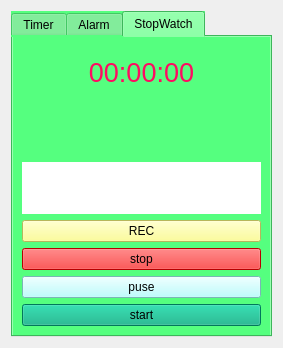
<?xml version="1.0" encoding="UTF-8"?>
<ui version="4.0">
 <class>Timmer</class>
 <widget class="QWidget" name="Timmer">
  <property name="geometry">
   <rect>
    <x>0</x>
    <y>0</y>
    <width>283</width>
    <height>348</height>
   </rect>
  </property>
  <property name="windowTitle">
   <string>Timmer</string>
  </property>
  <property name="styleSheet">
   <string notr="true">color: rgb(0, 0, 0);</string>
  </property>
  <layout class="QGridLayout" name="gridLayout_2">
   <item row="0" column="0">
    <widget class="QTabWidget" name="tabWidget">
     <property name="styleSheet">
      <string notr="true">background-color: rgb(85, 255, 127);</string>
     </property>
     <property name="currentIndex">
      <number>2</number>
     </property>
     <widget class="QWidget" name="tab">
      <attribute name="title">
       <string>Timer</string>
      </attribute>
      <layout class="QVBoxLayout" name="verticalLayout_3">
       <item>
        <widget class="QPushButton" name="btn_stop">
         <property name="styleSheet">
          <string notr="true">background-color: qlineargradient(spread:pad, x1:0, y1:0, x2:1, y2:0, stop:0 rgba(255, 178, 102, 255), stop:0.55 rgba(235, 148, 61, 255), stop:0.98 rgba(0, 0, 0, 255), stop:1 rgba(0, 0, 0, 0));</string>
         </property>
         <property name="text">
          <string>توقف</string>
         </property>
        </widget>
       </item>
       <item>
        <widget class="QPushButton" name="btn_pause">
         <property name="styleSheet">
          <string notr="true">background-color: rgb(170, 0, 255);
background-color: qconicalgradient(cx:0, cy:0, angle:135, stop:0 rgba(255, 255, 0, 69), stop:0.375 rgba(255, 255, 0, 69), stop:0.423533 rgba(251, 255, 0, 145), stop:0.45 rgba(247, 255, 0, 208), stop:0.477581 rgba(255, 244, 71, 130), stop:0.518717 rgba(255, 218, 71, 130), stop:0.55 rgba(255, 255, 0, 255), stop:0.57754 rgba(255, 203, 0, 130), stop:0.625 rgba(255, 255, 0, 69), stop:1 rgba(255, 255, 0, 69));</string>
         </property>
         <property name="text">
          <string>نگه داشتن</string>
         </property>
        </widget>
       </item>
       <item>
        <widget class="QLabel" name="label_STOP">
         <property name="styleSheet">
          <string notr="true">
background-color: rgb(255, 255, 255);</string>
         </property>
         <property name="text">
          <string/>
         </property>
        </widget>
       </item>
       <item>
        <widget class="QPushButton" name="btn_start">
         <property name="styleSheet">
          <string notr="true">background-color: rgb(0, 85, 0);
background-color: qlineargradient(spread:pad, x1:0, y1:0, x2:1, y2:0, stop:0 rgba(9, 41, 4, 255), stop:0.085 rgba(2, 79, 0, 255), stop:0.19 rgba(50, 147, 22, 255), stop:0.275 rgba(236, 191, 49, 255), stop:0.39 rgba(243, 61, 34, 255), stop:0.555 rgba(135, 81, 60, 255), stop:0.667 rgba(121, 75, 255, 255), stop:0.825 rgba(164, 255, 244, 255), stop:0.885 rgba(104, 222, 71, 255), stop:1 rgba(93, 128, 0, 255));</string>
         </property>
         <property name="text">
          <string>شروع</string>
         </property>
        </widget>
       </item>
       <item>
        <widget class="QSpinBox" name="SB_1">
         <property name="styleSheet">
          <string notr="true">background-color: rgb(255, 255, 255);</string>
         </property>
        </widget>
       </item>
       <item>
        <widget class="QSpinBox" name="SB_2">
         <property name="styleSheet">
          <string notr="true">background-color: rgb(255, 255, 255);</string>
         </property>
        </widget>
       </item>
       <item>
        <widget class="QSpinBox" name="SB_3">
         <property name="styleSheet">
          <string notr="true">background-color: rgb(255, 255, 255);</string>
         </property>
        </widget>
       </item>
      </layout>
     </widget>
     <widget class="QWidget" name="tab_2">
      <attribute name="title">
       <string>Alarm</string>
      </attribute>
      <layout class="QVBoxLayout" name="verticalLayout_2">
       <item>
        <widget class="QSpinBox" name="SB_h">
         <property name="styleSheet">
          <string notr="true">background-color: rgb(255, 255, 255);</string>
         </property>
        </widget>
       </item>
       <item>
        <widget class="QSpinBox" name="SB_m">
         <property name="styleSheet">
          <string notr="true">color: rgb(255, 255, 255);
background-color: rgb(255, 255, 255);</string>
         </property>
        </widget>
       </item>
       <item>
        <widget class="QPushButton" name="btn_Do_Alarm">
         <property name="styleSheet">
          <string notr="true">background-color: rgb(255, 255, 0);</string>
         </property>
         <property name="text">
          <string>زنگ هشدار</string>
         </property>
        </widget>
       </item>
      </layout>
     </widget>
     <widget class="QWidget" name="tab_3">
      <attribute name="title">
       <string>StopWatch</string>
      </attribute>
      <layout class="QVBoxLayout" name="verticalLayout">
       <item>
        <widget class="QLabel" name="lbl_stopwatch">
         <property name="font">
          <font>
           <family>Arial</family>
           <pointsize>20</pointsize>
          </font>
         </property>
         <property name="styleSheet">
          <string notr="true">color: rgb(255, 12, 97);
</string>
         </property>
         <property name="text">
          <string>00:00:00</string>
         </property>
         <property name="alignment">
          <set>Qt::AlignCenter</set>
         </property>
        </widget>
       </item>
       <item>
        <widget class="QWidget" name="widget" native="true">
         <widget class="QWidget" name="gridLayoutWidget">
          <property name="geometry">
           <rect>
            <x>30</x>
            <y>10</y>
            <width>171</width>
            <height>31</height>
           </rect>
          </property>
          <layout class="QGridLayout" name="GL"/>
         </widget>
        </widget>
       </item>
       <item>
        <widget class="QLabel" name="lbl_watch">
         <property name="styleSheet">
          <string notr="true">background-color: rgb(255, 255, 255);</string>
         </property>
         <property name="text">
          <string/>
         </property>
        </widget>
       </item>
       <item>
        <widget class="QPushButton" name="btn_REC">
         <property name="styleSheet">
          <string notr="true">background-color: rgb(255, 255, 127);</string>
         </property>
         <property name="text">
          <string>REC</string>
         </property>
        </widget>
       </item>
       <item>
        <widget class="QPushButton" name="btn_stopwatchstop">
         <property name="styleSheet">
          <string notr="true">background-color: rgb(255, 0, 0);</string>
         </property>
         <property name="text">
          <string>stop</string>
         </property>
        </widget>
       </item>
       <item>
        <widget class="QPushButton" name="btn_stopwatchpuse">
         <property name="styleSheet">
          <string notr="true">background-color: rgb(170, 255, 255);</string>
         </property>
         <property name="text">
          <string>puse</string>
         </property>
        </widget>
       </item>
       <item>
        <widget class="QPushButton" name="btn_stopwhatch_start">
         <property name="styleSheet">
          <string notr="true">font: 8pt &quot;Arial&quot;;
border-bottom-color: rgb(85, 85, 255);
background-color: rgb(0, 170, 127);
</string>
         </property>
         <property name="text">
          <string>start</string>
         </property>
        </widget>
       </item>
      </layout>
     </widget>
    </widget>
   </item>
  </layout>
 </widget>
 <resources/>
 <connections/>
</ui>
